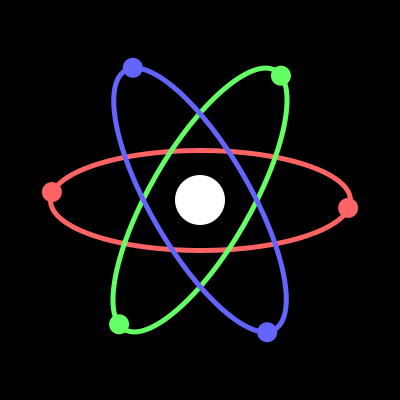
Frame 1 (no input)
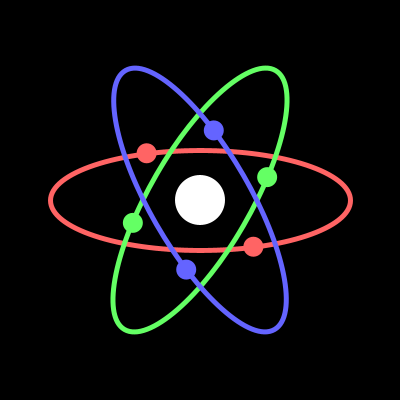
Frame 60 (the mouse pressed at the canvas centre just before this capture)
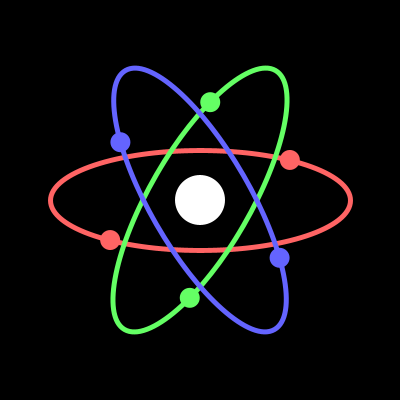
Frame 120 (the mouse held since frame 60 and released just before this capture)

The Processing sketch that drew these frames (run headless with seeded random() and noise(); from frame 60 on, the mouse is pressed at the canvas centre):

// Processing sketch: Atomic
// ── Atomic.pde
// Animate 3 electrons orbiting around a nucleus.
// Each electron should follow a path and match
// colors with its respective path.
// To mathematically determine the position of
// the electrons, look at the example electron.
// Notice that before we translate it (add 200
// to x and 200 to y), it is orbiting the origin.
// Its position is a vector, so we can easily get
// its magnitude and angle from the origin.
// Once we have the angle, it should be obvious
// that we need to modify the angle then
// recalculate x and y from angle and magnitude.
// Finally, you would translate it 200, 200.
// Do all of this with trigonometry and Vectors.

void setup(){
  size(400, 400);
}
void draw(){
  background(0);
  drawAtomBG();
  ///////////////// START HOMEWORK CODE HERE:
  
  noStroke();
  float time = (float)millis()/1000;
  
  PVector e1 = new PVector();
  e1.x = 150 * cos(time);
  e1.y = 50 * sin(time);
  fill(255,100,100);
  ellipse(e1.x + 200, e1.y + 200, 20, 20);
  ellipse(-e1.x + 200, -e1.y + 200, 20, 20);
  
  PVector e2 = new PVector();
  e2.x = 150 * cos(time);
  e2.y = 50 * sin(time);
  float rad2 = atan2(e2.y, e2.x) + PI / 3;
  float mag2 = sqrt(e2.x * e2.x + e2.y * e2.y); 
  e2.x = mag2 * cos(rad2);
  e2.y = mag2 * sin(rad2);
  fill(100,100,255);
  ellipse(e2.x + 200, e2.y + 200, 20, 20);
  ellipse(-e2.x + 200, -e2.y + 200, 20, 20);
  
  PVector e3 = new PVector();
  e3.x = 150 * cos(time);
  e3.y = 50 * sin(time);
  float rad3 = atan2(e3.y, e3.x) - PI / 3;
  float mag3 = sqrt(e3.x * e3.x + e3.y * e3.y); 
  e3.x = mag3 * cos(rad3);
  e3.y = mag3 * sin(rad3);
  fill(100,255,100);
  ellipse(e3.x + 200, e3.y + 200, 20, 20);
  ellipse(-e3.x + 200, -e3.y + 200, 20, 20);
  
  
  ///////////////// END HOMEWORK CODE HERE
  
}
void drawAtomBG(){
  noStroke();
  fill(255);
  ellipse(200,200,50,50);
  noFill();
  strokeWeight(5);
  
  pushMatrix();
  translate(200,200);
  stroke(255,100,100);
  ellipse(0,0,300,100);
  popMatrix();
  
  pushMatrix();
  translate(200,200);
  rotate(PI/1.5);
  stroke(100,255,100);
  ellipse(0,0,300,100);
  popMatrix();
  
  pushMatrix();
  translate(200,200);
  rotate(2*PI/1.5);
  stroke(100,100,255);
  ellipse(0,0,300,100);
  popMatrix();
}
